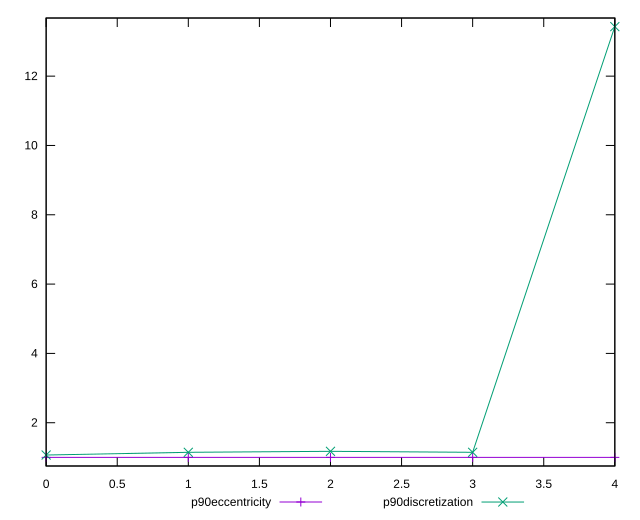

gnuplot code for this plot:
reset

$p90Eccentricity <<EOF
0 1.0000000000000002
1 1.0000000000000002
2 1
3 0.9999999999999996
4 1.0000000000000027
EOF

$p90Discretization <<EOF
0 1.0681818181818181
1 1.146341463414634
2 1.175
3 1.146341463414634
4 13.428571428571429
EOF

set key outside below
set xrange [0:4]
set yrange [0.751428571428571:13.677142857142858]
set trange [0.751428571428571:13.677142857142858]
set terminal svg size 640, 520 enhanced background rgb 'white'
set output "report_00013_2021-02-09T12-04-24.940Z/render-blocking-resources/progression/eccentricity.svg"

plot $p90Eccentricity title "p90eccentricity" with linespoints, \
     $p90Discretization title "p90discretization" with linespoints

reset
